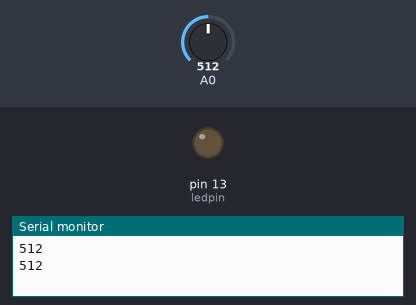
Simulated run of this sketch. Board: Arduino Uno, built with avr-gcc and run on an emulated ATmega328P. Shown: output pins drawn as LEDs (lit = HIGH), the last lines printed to the serial monitor. The inputs (shaded band) are chosen by the test bench; at power-on: A0 = 512.

Above: at 1.8 s.
1.9 s: A0 set to 314
4.2 s: A0 set to 290
At 6.3 s:
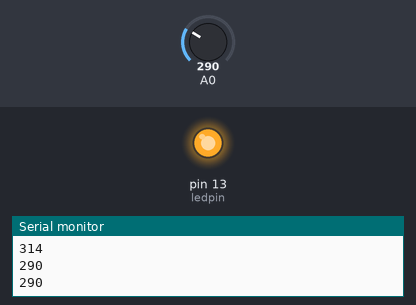
7.5 s: A0 set to 306
At 9.8 s:
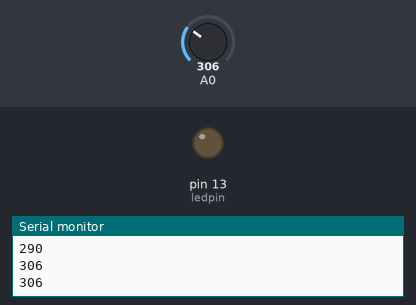
10.5 s: A0 set to 122
At 13.3 s:
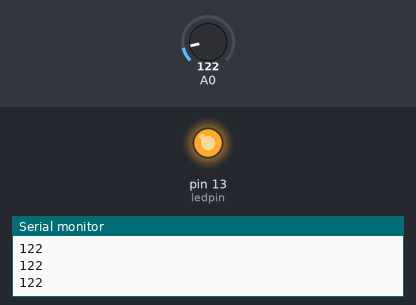
Timing chart, 0 to 14.5 s (numbered marks = the images above; inputs shaded):
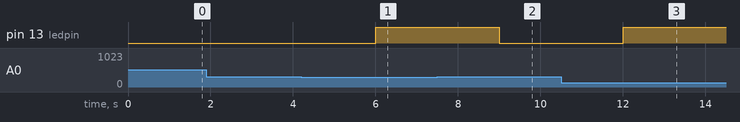

The sketch:

DFRobotSoilMoisture.ino
```cpp
  /*
  # Editor     : Lauren
  # Date       : 13.01.2012
  # Version    : 1.0
  # Connect the sensor to the A0(Analog 0) pin on the Arduino board
  # the sensor value description
  # 0  ~300     dry soil
  # 300~700     humid soil
  # 700~950     in water
  */
int ledState = LOW;             // ledState used to set the LED

const int ledpin = LED_BUILTIN;// the number of the LED pin

void setup() {
  Serial.begin(9600); // open serial port, set the baud rate as 9600 bps
  // set the digital pin as output:
  pinMode (ledpin, OUTPUT);
}
void loop() {
  int val;
  val = analogRead(0); //connect sensor to Analog 0
  Serial.println(val); //print the value to serial port
  delay(1000);
  digitalWrite(LED_BUILTIN, LOW);   // turn the LED on ( HIGH is the voltage level)


  if (300>val){
    ledState = HIGH;
  }else {
      ledState = LOW;
  }
  // set the LED with the ledState of the varialbe:
  digitalWrite(ledpin, ledState);
}
```

Measured:
- the behaviour switches between 300 and 299 on A0 (found by bisection; images 0 and 1)
- after the input at 4.2 s, pin 13 (ledpin): LOW → HIGH after 1.8 s
- after the input at 7.5 s, pin 13 (ledpin): HIGH → LOW after 1.5 s
- after the input at 10.5 s, pin 13 (ledpin): LOW → HIGH after 1.5 s
